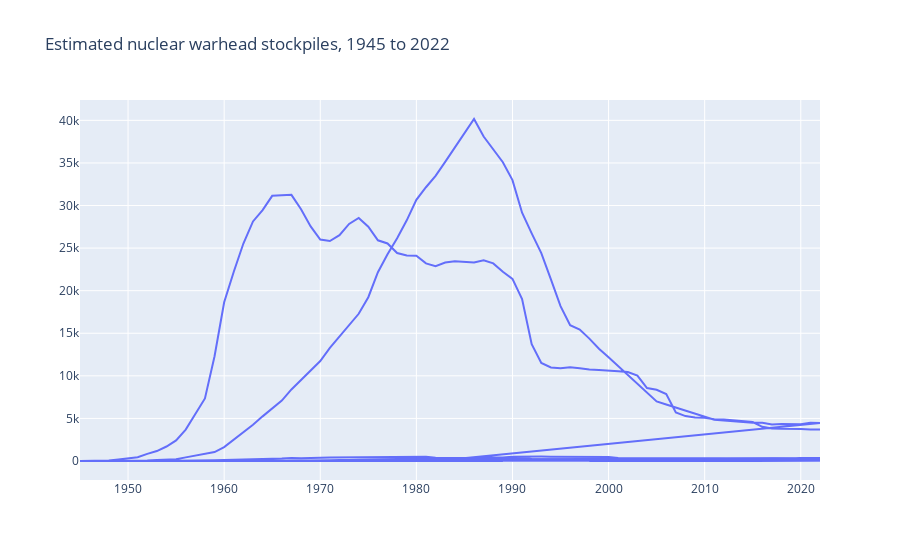

The notebook cell this image was saved under:
### Code cell
fig = go.Figure(data=go.Scatter(
    x=df2["year"],
    y=df2["nuclear_weapons_stockpile"],
    mode="lines",
    #marker_color=df2["country_name"],
    #colorscale="Viridis",
    #marker=(dict(colorscale="Viridis")),
    #name=name, # legend
    #text=data # hover text
))

fig.update_layout(title="Estimated nuclear warhead stockpiles, 1945 to 2022")

fig.show()

### Figure 1 — Plotly figure (JSON) as saved in the notebook; plotly's stock layout.template omitted (floating-point values rounded to 4 significant figures; data arrays with more than 128 entries replaced by an {"elided": "..."} marker saying what was removed)
{"data": [{"mode": "lines", "type": "scatter", "x": {"elided": "462 int values"}, "y": {"elided": "462 int values"}}], "layout": {"autosize": true, "title": {"text": "Estimated nuclear warhead stockpiles, 1945 to 2022"}, "xaxis": {"autorange": true, "range": [1945, 2022], "type": "linear"}, "yaxis": {"autorange": true, "range": [-2230, 42390], "type": "linear"}}}
